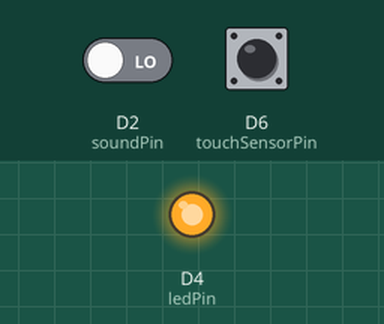
This sketch was run on a simulated ESP8266 (NodeMCU). Shown: output pins drawn as LEDs (lit = HIGH). Dashed ring = blinking. The test bench sets the inputs (shaded band); at power-on: D6 (touchSensorPin) HIGH, D2 (soundPin) LOW. WiFi joins after 1.5 s; servers stay silent unless stated; what the sketch prints to the serial monitor is not drawn.

Above: at 2.7 s.
2.8 s: D6 (touchSensorPin) pulsed LOW 2 times (0.12 s each, 0.3 s apart)
At 2.86 s:
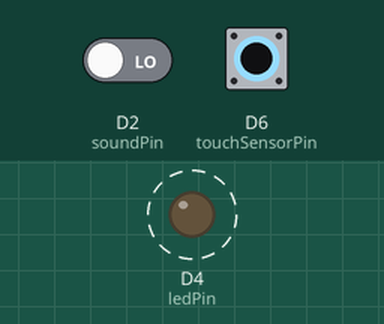
6.4 s: D6 (touchSensorPin) driven LOW
At 7.1 s:
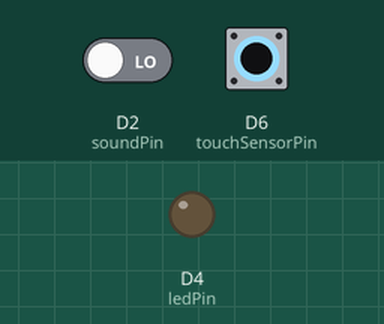
10.4 s: D6 (touchSensorPin) driven HIGH
At 11.3 s:
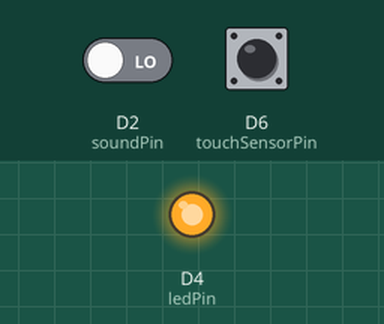
Timing chart, 0 to 13.4 s (numbered marks = the images above; inputs shaded):
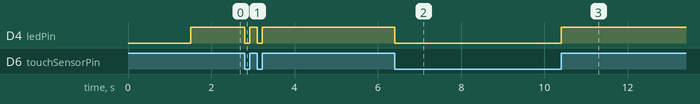

Measured:
- after the input at 2.8 s, D4 (ledPin): alternates HIGH for 0.18 s and LOW for 0.12 s, 4 changes in all, then stays HIGH, starting at once
- after the input at 6.4 s, D4 (ledPin): HIGH → LOW at once
- after the input at 10.4 s, D4 (ledPin): LOW → HIGH at once

The sketch:

practiceSeatv1.ino
```cpp
/*
* This script was created by Bob Clagett for I Like To Make Stuff
* For more projects, check out iliketomakestuff.com
*
* This code is for the project at https://iliketomakestuff.com/progress-tracking-practice-seat/
*
* All of the components are list on the url above.
*
* We offer NO SUPPORT for this code, and do not promise any updates/improvements.
* Please regard this as "unoptimized, prototype code".
* Feel free to branch and extend this code, but we will likely NOT merge in any changes.
*
*Connects to the home WiFi network
*  Asks some network parameters
*  Sends and receives message from the server in every 2 seconds
*  Communicates: practiceSeatDisplayv1.ino
*/
#include <SPI.h>
#include <ESP8266WiFi.h>

char ssid[] = "######";               // SSID of your home WiFi
char pass[] = "######";               // password of your home WiFi
WiFiServer server(80);

IPAddress ip(192, 168, 1, 199);            // IP address of the server
IPAddress gateway(192,168,1,1);           // gateway of your network
IPAddress subnet(255,255,255,0);          // subnet mask of your network

const int touchSensorPin = D6;
const int soundPin = D2;
const int ledPin = LED_BUILTIN;

int soundVal = 0;

float sessionCount;
float targetTimeInMinutes = .5;

void setup() {
  pinMode(ledPin,OUTPUT);
  pinMode(soundPin,INPUT);
  pinMode(touchSensorPin,INPUT_PULLUP);
  Serial.begin(115200);
  Serial.println("ready!");

  WiFi.config(ip, gateway, subnet);       // forces to use the fix IP
  WiFi.begin(ssid, pass);                 // connects to the WiFi router
  while (WiFi.status() != WL_CONNECTED) {
    Serial.print("*");
    delay(500);
  }
  server.begin();                         // starts the server
  Serial.println("Connected to wifi");
}

void loop() {

  int sitting = digitalRead(touchSensorPin);
   if (sitting == HIGH) {
    // turn LED on:
    digitalWrite(ledPin, HIGH);
  } else {
    // turn LED off:
    digitalWrite(ledPin, LOW);
  }

    if(sitting==LOW){

      soundVal = digitalRead(soundPin);
        if (soundVal == LOW)
        {
          //digitalWrite(ledPin, HIGH);
        }
        else
        {
          //digitalWrite(ledPin, LOW);
          //Serial.println("NOISE DETECTED");
          sessionCount+=.5;

          delay(500);
        }
      }
      else {
        Serial.println("NOT SEATED!");
      if(sessionCount>0){
        sessionCount--;
        delay(500);

      }
    }
    float percentComplete = sessionCount*100/(targetTimeInMinutes*60);
    if(percentComplete>100){
      percentComplete=100;
     }
     if(percentComplete>0){
      Serial.print(percentComplete);
      Serial.println("%");
     }

    WiFiClient client = server.available();
    if (client) {
      if (client.connected()) {
        //digitalWrite(ledPin, LOW);  // to show the communication only (inverted logic)
        //Serial.println(".");
        String request = client.readStringUntil('\r');    // receives the message from the client
        //Serial.print("From client: "); Serial.println(request);
        client.flush();

        client.println(percentComplete); // sends the answer to the client
        //digitalWrite(ledPin, HIGH);
      }
      client.stop();                // tarminates the connection with the client
    }
 }
```
